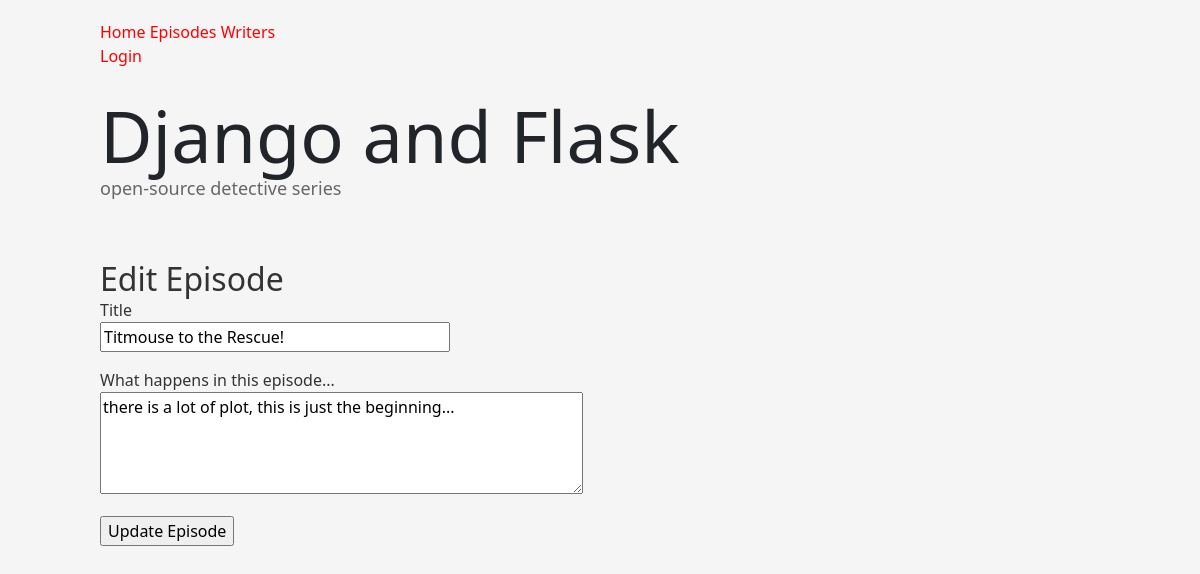
The app's page /edit_episode/1/ with its own data.
### app/models.py (models this page shows, shortened)
class Episode(db.Model):
    id = db.Column(db.Integer, primary_key=True)
    title = db.Column(db.String(64), index=True, unique=True)
    plot = db.Column(db.Text(), index=True)
    user_id = db.Column(db.Integer, db.ForeignKey('user.id'))
    timestamp = db.Column(db.DateTime, default=datetime.utcnow)

### app/routes.py (the view)
@app.route('/edit_episode/<int:id>/', methods=['GET', 'POST'])
def edit_episode(id):
    episode = Episode.query.get(id)
    form = EditEpisodeForm()
    if form.validate_on_submit():
        episode.title = form.title.data
        episode.plot = form.plot.data
        db.session.commit()
        return redirect(url_for('episodes'))
    if request.method == 'GET':
        form.title.data = episode.title
        form.plot.data = episode.plot
    return render_template('edit_episode.html', form=form)

### app/forms.py
class EditEpisodeForm(FlaskForm):
    title = StringField('Title', validators=[DataRequired()])
    plot = TextAreaField('What happens in this episode...')
    submit = SubmitField('Update Episode')

### app/routes.py (called while the page is built)
@app.before_request
def before_request():
    if current_user.is_authenticated:
        current_user.last_seen = datetime.utcnow()
        db.session.commit()

### app/templates/edit_episode.html (shortened to what this page needs)
{% extends 'base.html' %}
{% block content %}
    <h3>Edit Episode</h3>
    <form action="" method="POST">
        <p>
            {{ form.title.label }}<br>
            {{ form.title(size=32) }}<br>
        </p>
        <p>
            {{ form.plot.label }}<br>
            {{ form.plot(cols=50, rows=4) }}<br>
        </p>
        <p>{{ form.submit }}</p>
    </form>
{% endblock %}å

### app/static/css/styles.css (style rules this page uses)
body { background: whitesmoke; }
h3 { font-size: 32px; margin: 0; }

### records on screen
Episode: title "Titmouse to the Rescue!", plot "there is a lot of plot, this is just the beginning..."
